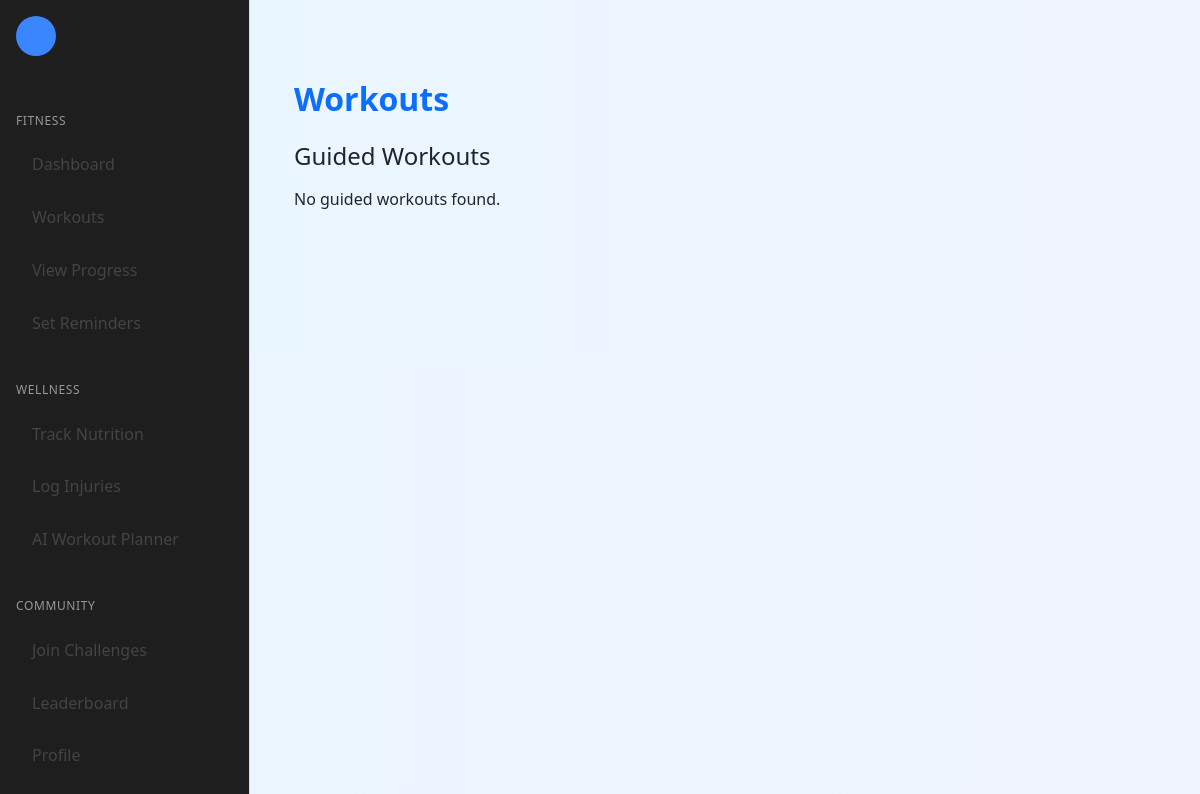
/workouts/guided/, run on an earlier commit of the app's database.
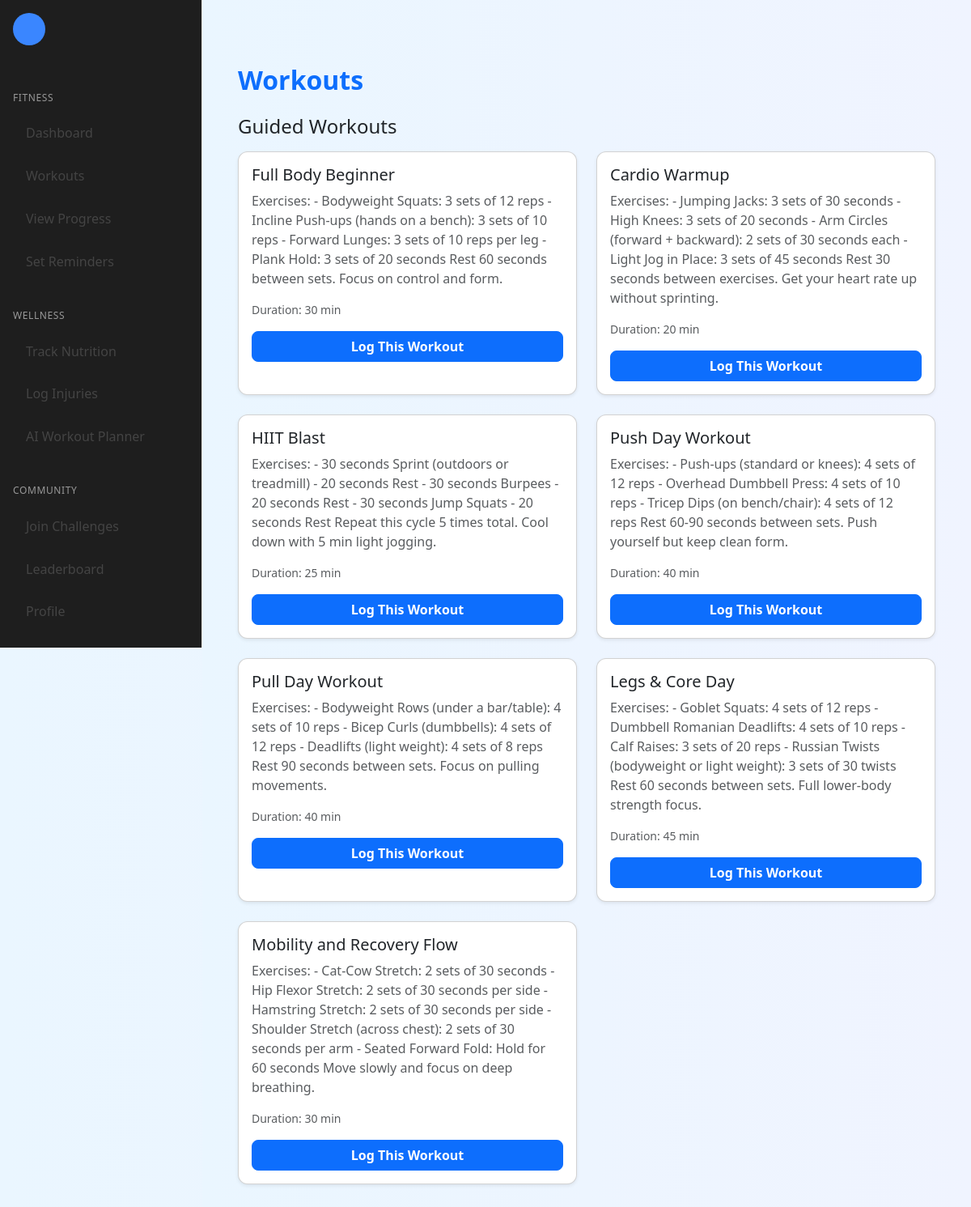
And on a later commit of the database.
### workouts/models.py (models this page shows, shortened)
class GuidedWorkout(models.Model):
    title = models.CharField(max_length=100)
    level = models.CharField(max_length=20, choices=[("beginner", "Beginner"), ("athlete", "Athlete")])
    description = models.TextField()
    video_url = models.URLField(blank=True)
    duration_minutes = models.PositiveIntegerField()
    created_at = models.DateTimeField(auto_now_add=True)

### workouts/views.py (the view)
# urls.py: path('guided/', views.guided_workouts_view, name='guided_workouts'),
def guided_workouts_view(request):
    guided_workouts = GuidedWorkout.objects.all()
    return render(request, 'workouts/guided_workouts.html', {'guided_workouts': guided_workouts})

### workouts/templates/workouts/guided_workouts.html (shortened to what this page needs)
{% extends "base.html" %}
{% block content %}
<div class="container py-5">
  <h2 class="fw-bold text-primary mb-4">Workouts</h2>
  <div class="mb-5">
    <h4 class="mb-3">Guided Workouts</h4>
    <div class="row row-cols-1 row-cols-md-2 g-4">
      {% for workout in guided_workouts %}
      <div class="col">
        <div class="card shadow-sm p-3 h-100">
          <h5>{{ workout.title }}</h5>
          <p class="text-muted">{{ workout.description }}</p>
          <small class="text-muted">Duration: {{ workout.duration_minutes }} min</small>
          <form method="post" class="mt-3">
            <button type="submit" class="btn btn-primary w-100">Log This Workout</button>
          </form>
        </div>
      </div>
      {% empty %}
      <p>No guided workouts found.</p>
      {% endfor %}
    </div>
  </div>
</div>
{% endblock %}

What changed in the data, as far as the page shows it:
added GuidedWorkout: title "Full Body Beginner", description "Exercises: - Bodyweight Squats: 3 sets of 12 reps - Incline Push-ups (hands on a bench): 3 sets of 10 reps - Forward Lunges: 3 sets of 10 reps per leg - Plank Hold: 3 sets of 20 seconds Rest 60 seconds between sets. Focus on control and form.", duration_minutes "30"
added GuidedWorkout: title "Cardio Warmup", description "Exercises: - Jumping Jacks: 3 sets of 30 seconds - High Knees: 3 sets of 20 seconds - Arm Circles (forward + backward): 2 sets of 30 seconds each - Light Jog in Place: 3 sets of 45 seconds Rest 30 seconds between exercises. Get your heart rate up without sprinting.", duration_minutes "20"
added GuidedWorkout: title "HIIT Blast", description "Exercises: - 30 seconds Sprint (outdoors or treadmill) - 20 seconds Rest - 30 seconds Burpees - 20 seconds Rest - 30 seconds Jump Squats - 20 seconds Rest Repeat this cycle 5 times total. Cool down with 5 min light jogging.", duration_minutes "25"
added GuidedWorkout: title "Push Day Workout", description "Exercises: - Push-ups (standard or knees): 4 sets of 12 reps - Overhead Dumbbell Press: 4 sets of 10 reps - Tricep Dips (on bench/chair): 4 sets of 12 reps Rest 60-90 seconds between sets. Push yourself but keep clean form.", duration_minutes "40"
added GuidedWorkout: title "Pull Day Workout", description "Exercises: - Bodyweight Rows (under a bar/table): 4 sets of 10 reps - Bicep Curls (dumbbells): 4 sets of 12 reps - Deadlifts (light weight): 4 sets of 8 reps Rest 90 seconds between sets. Focus on pulling movements.", duration_minutes "40"
added GuidedWorkout: title "Legs & Core Day", description "Exercises: - Goblet Squats: 4 sets of 12 reps - Dumbbell Romanian Deadlifts: 4 sets of 10 reps - Calf Raises: 3 sets of 20 reps - Russian Twists (bodyweight or light weight): 3 sets of 30 twists Rest 60 seconds between sets. Full lower-body strength focus.", duration_minutes "45"
added GuidedWorkout: title "Mobility and Recovery Flow", description "Exercises: - Cat-Cow Stretch: 2 sets of 30 seconds - Hip Flexor Stretch: 2 sets of 30 seconds per side - Hamstring Stretch: 2 sets of 30 seconds per side - Shoulder Stretch (across chest): 2 sets of 30 seconds per arm - Seated Forward Fold: Hold for 60 seconds Move slowly and focus on deep breathing.", duration_minutes "30"
Also different on the page:
text no longer shown: "No guided workouts found."
